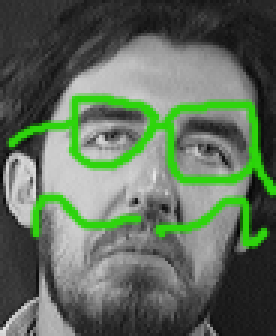
#> input picture src/testImgs/export1.png, 92 x 112 px, found by its file name (shown 3 times larger)
$ python faceRecognition.py
#> lines starting #> are read from the running program, lines starting #| are printed output that depends on the picture
### src/Filters.py
import numpy as np
from scipy import signal
import matplotlib.image as mpimg
import matplotlib.pyplot as plt
from PIL import Image
import math


def rgba2rgb(rgba):
    return rgba[:, :, :-1]


def gray(rgb):
    if (rgb.ndim == 2):
        return rgb
    elif rgb.shape[-1] == 4:
        print("rgba image to gray")
        rgb = rgba2rgb(rgb)
        return np.dot(rgb[..., :3], [0.299, 0.587, 0.114])
    else:
        return np.dot(rgb[..., :3], [0.299, 0.587, 0.114])


class Filter:

    # [581 lines left out: functions average, gaussian, median, sobel, prewitt, canny and 12 more, not called in this run]


class Kernel:
    """
    Collection of methods that implements differnt spatial kernels and frequency domain Masks
    """

    # [228 lines left out: functions average, gaussian, sobel, prewitt, gaussian_frequency_mask, circular_frequency_mask and 1 more, not called in this run]


# [18 lines that do not run on import are left out]

    # print(circles)

### Task 5/src/recognizeFaces/faceRecognition.py
import glob
from sklearn import preprocessing
import cv2
import numpy as np
import matplotlib.pyplot as plt
import math
# from ..Filters import gray
from src.Filters import gray
import PIL
# from PIL import Image


def plot_image(images, titles, h, w, n_row, n_col):
    plt.figure(figsize=(2.2*n_col, 2.2*n_row))
    plt.subplots_adjust(bottom=0, left=.01, right=.99, top=.90, hspace=.20)
    for i in range(n_row*n_col):
        plt.subplot(n_row, n_col, i+1)
        plt.imshow(images[i].reshape((h, w)), cmap=plt.cm.gray)
        plt.title(titles[i])
        plt.xticks(())
        plt.yticks(())
    plt.show()


class FaceRecognition():

    def __init__(self, dataSetPath: str):
        self.dataSetPath = dataSetPath
        self.N_IMGS = 0
        self.class_name = None
        self.countImgs()
        self.loadDataSet()
        self.meanImgs()
        self.eigenVectors()
        self.eigenFaces()

    def countImgs(self):
        # Loop through all the images in the folder
        for images in glob.glob(self.dataSetPath + '/**', recursive=True):
            if images[-3:] == 'pgm' or images[-3:] == 'jpg':
                self.N_IMGS += 1
        print(self.N_IMGS)

    def loadDataSet(self):
        # height of the image is 112 and width is 92
        self.shape = (112, 92)
        # Creating 0 matrix with 112 rows and 92 columns of zeros for 400 images
        self.all_img = np.zeros(
            (self.N_IMGS, self.shape[0], self.shape[1]), dtype='float64')
        self.names = list()
        i = 0
        # Loop through folders
        for folder in glob.glob(self.dataSetPath + '/*'):
            for _ in range(10):
                self.names.append(folder[-3:].replace('/', ''))
            # Loop through images
            for image in glob.glob(folder + '/*'):
                read_image = cv2.imread(image, cv2.IMREAD_GRAYSCALE)
                # cv2.resize resizes an image into (# column x # height)
                resized_image = cv2.resize(
                    read_image, (self.shape[1], self.shape[0]))
                self.all_img[i] = np.array(resized_image)
                i += 1

        # plot_image(self.all_img,self.names,112,92,2,10)

    def meanImgs(self):
        # Creating a matrix of n^2 x m
        A = np.resize(self.all_img, (self.N_IMGS, self.shape[0]*self.shape[1]))
        self.mean_vector = np.sum(A, axis=0, dtype='float64')/self.N_IMGS
        # Calculating mean for all the 400 images
        self.mean_matrix = np.tile(self.mean_vector, (self.N_IMGS, 1))
        # Matrix A - the mean value of all the images
        self.A_tilde = A - self.mean_matrix

        # plt.imshow(np.resize(self.mean_vector,(self.shape[0],self.shape[1])),cmap='gray')#display the mean image vector
        # plt.title('Mean Image')
        # plt.show()
        # plot_image(self.A_tilde,self.names,112,92,2,10)

    def eigenVectors(self):
        # Creating a m x m symmetric matrix
        L = (self.A_tilde.dot(self.A_tilde.T))/self.N_IMGS
        # Calculating the eigenvalues and eigenvectors
        eigenvalues, eigenvectors = np.linalg.eig(L)
        # sort eigenvalues in descending order
        idx = eigenvalues.argsort()[::-1]
        eigenvalues = eigenvalues[idx]
        # Sort the eigenvectors according to the highest eigenvalues
        eigenvectors = eigenvectors[:, idx]
        # print(eigenvectors)

        # perform linear combination with Matrix A_tilde
        self.eigenvector_C = self.A_tilde.T @ eigenvectors
        # Each column is an eigenvector
        # print(self.eigenvector_C.shape)

    def eigenFaces(self):
        # Normalize the vector
        self.eigenfaces = preprocessing.normalize(self.eigenvector_C.T)
        # List of images
        eigenface_labels = [x for x in range(self.eigenfaces.shape[0])]
        # Display image using eigenvectors for each image
        # plot_image(self.eigenfaces,eigenface_labels,112,92,2,10)

    def classifyImg(self, input: np.ndarray):
        # test_img = cv2.imread(inputPath, cv2.IMREAD_GRAYSCALE)
        # input = np.resize(input,(self.N_IMGS,self.shape[0]*self.shape[1]))
        # Subtract test image with the mean value
        mean_sub_testimg = np.reshape(
            input, (input.shape[0]*input.shape[1])) - self.mean_vector

        # 350 eigenvectors is chosen
        self.q = 350
        # Projecting the test image into the face space
        self.E = self.eigenfaces[:self.q].dot(mean_sub_testimg)
        # print(self.E.shape)
        # Reconstruct the test image using eigenvectors
        reconstruction = self.eigenfaces[:self.q].T.dot(self.E)
        reconstruction.shape

        return(self.recognizeFace())

    def recognizeFace(self) -> np.ndarray:
        # Classify the image belongs to which class
        thres_2 = 3000
        # to keep track of the smallest value
        smallest_value = None
        # to keep track of the class that produces the smallest value
        index = None
        # Loop through all the image vectors
        for z in range(self.N_IMGS):
            # Calculate and represent the vectors of the image in the dataset
            E_z = self.eigenfaces[:self.q].dot(self.A_tilde[z])
            diff = self.E - E_z
            epsilon_z = math.sqrt(diff.dot(diff))
            if smallest_value == None:
                smallest_value = epsilon_z
                index = z
            if smallest_value > epsilon_z:
                smallest_value = epsilon_z
                index = z
        if smallest_value < thres_2:
            self.class_name = self.names[index]
            print("input image belongs to class: ", self.names[index])
            # display the first-img in the matching database-dir
            # plt.imshow(self.all_img[index],cmap='gray')
            # plt.title('Busted')
            # plt.show()
            return(self.all_img[index])
        else:
            print("unknown Face")
            test_img = cv2.imread("../../imgs/404.png", cv2.IMREAD_GRAYSCALE)
            return(test_img)


def img_grid(images):
    first_image = PIL.Image.fromarray(images[0])
    contact_sheet = PIL.Image.new(
        first_image.mode, (first_image.width*2, first_image.height*2))
    x = 0
    y = 0

    for img in images:
        # paste the current image into the contact sheet
        img = PIL.Image.fromarray(img)
        contact_sheet.paste(img, (x, y))
        # Now we update our X position. If it is going to be the width of the image, then we set it to 0
        # and update Y as well to point to the next "line" of the contact sheet.
        if x+first_image.width == contact_sheet.width:
            x = 0
            y = y+first_image.height
        else:
            x = x+first_image.width
    # resize and display the contact sheet
    contact_sheet = contact_sheet.resize(
        (int(contact_sheet.width/2), int(contact_sheet.height/2)))
    return np.asarray(contact_sheet)


def FaceRecognitionWrapper(input: np.ndarray, dataSetPath="src/recognizeFaces/archive/"):
    FaceRecognizer = FaceRecognition(dataSetPath)
    gray_img = gray(input)

    try:
        result = FaceRecognizer.classifyImg(gray_img)
        class_name = FaceRecognizer.class_name
        result = img_grid(getFirstFour(class_name))

    except:
        print("not found")
        class_name = "None"
        result = cv2.imread('src/testImgs/404.png', cv2.IMREAD_GRAYSCALE)

    return result, class_name


def getFirstFour(className: str, dataSetPath="src/recognizeFaces/archive/"):
    if(dataSetPath[-1] != '/'):
        dataSetPath += '/'
    imgsLst = []
    imgPath = dataSetPath + className + '/'
    for i in range(4):
        getImg = str(i+1) + ".pgm"
        print(imgPath + getImg)
        read_image = cv2.imread(imgPath + getImg, cv2.IMREAD_GRAYSCALE)
        # resized_image = cv2.resize(read_image, (shape[1], shape[0]))
        imgsLst.append(np.array(read_image, dtype='float64'))

    return imgsLst


if __name__ == '__main__':

    test = cv2.imread('src/testImgs/export1.png', cv2.IMREAD_GRAYSCALE)
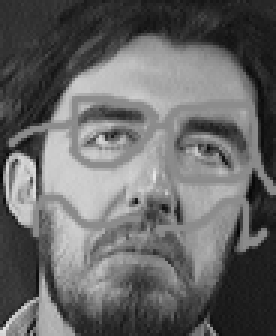
#> test: shape (112, 92) (shown 3 times larger); min 4, max 232, mean 103
    result, class_name = FaceRecognitionWrapper(test)
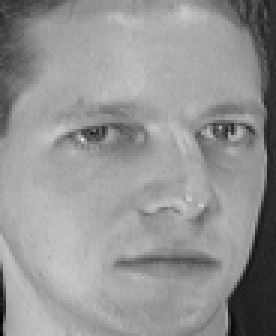
#> input picture imgs/archive/s1/2.pgm, 92 x 112 px (shown 3 times larger)
#> in loadDataSet, read_image is the input picture: shape (112, 92); min 2, max 223, mean 148
#> in classifyImg, `mean_sub_testimg = np.reshape( input, (input.shape[0]*input.shape[1]))..`: mean_sub_testimg = 10304 values, max 186.7 at index 10120, min -159.3 at index 596, mean -37.88
#> in classifyImg, `self.E = self.eigenfaces[:self.q].dot(mean_sub_testimg)`: self.E = [860.1, -1085.3, 688.3]
#> in classifyImg, `reconstruction = self.eigenfaces[:self.q].T.dot(self.E)`: reconstruction = 10304 values, max 58.05 at index 9769, min -55.35 at index 9188, mean -2.86
#> the loop in recognizeFace, `for z in range(self.N_IMGS):` made 3 passes
#> (diff, epsilon_z, smallest_value) on passes 1 to 2: ([-1644, -2969.4, -1096], 3566.7, 3566.7), ([135.4, 1646.7, 35.35], 1652.7, 1652.7)
#> (diff, epsilon_z) on pass 3: ([4089, -1933.3, 3125.4], 5497.8)
#> after the loop in recognizeFace, `for z in range(self.N_IMGS):`: index = 1; smallest_value = 1652.7
#> in recognizeFace, `self.class_name = self.names[index]`: self.class_name = 's1'
#| input image belongs to class:  s1
#> in recognizeFace, `return(self.all_img[index])`:
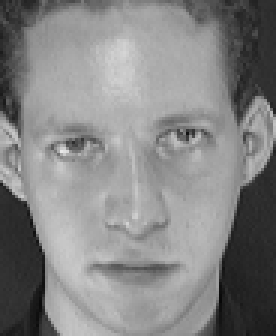
#> returned value: shape (112, 92) float64 (shown 3 times larger); min 7, max 232, mean 132.6
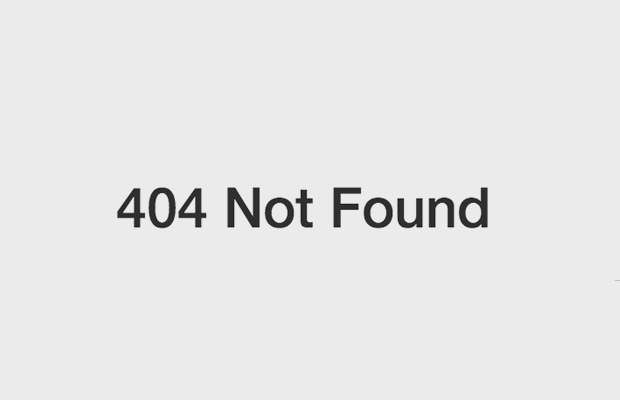
#> input picture src/testImgs/404.png, 620 x 400 px, found by its file name
    plt.imshow(result, cmap='gray')
    plt.show()

    # [5 lines of commented-out code are left out]
